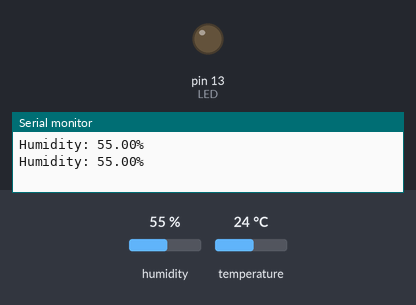
A sketch run on a simulated Arduino Uno, built with avr-gcc and run on an emulated ATmega328P. On the bench: output pins drawn as LEDs (lit = HIGH), the last lines printed to the serial monitor. Inputs (shaded band) come from the test bench; at power-on: humidity 55 %, temperature 24 °C.

Above: at 2.8 s.
2.9 s: humidity set to 69 %
5.6 s: humidity set to 72 %
At 6.6 s:
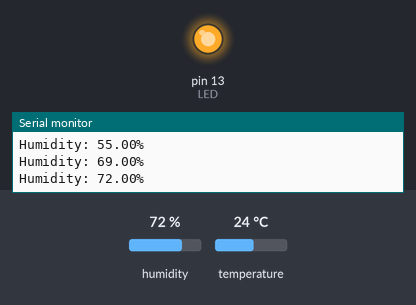
8.3 s: humidity set to 22 %
At 11.3 s:
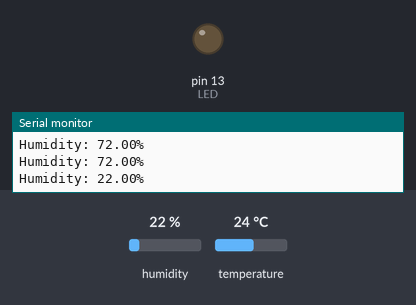
11.6 s: humidity set to 88 %
At 12.6 s:
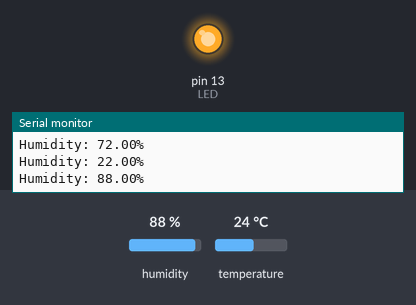
Timing chart, 0 to 14.6 s (numbered marks = the images above; inputs shaded):
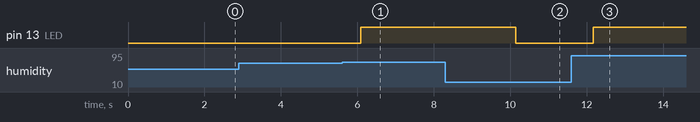

Measured:
- the behaviour switches between 70 and 71 % on humidity (found by bisection; images 0 and 1)
- after the input at 5.6 s, pin 13 (LED): LOW → HIGH after 0.50 s
- after the input at 8.3 s, pin 13 (LED): HIGH → LOW after 1.8 s
- after the input at 11.6 s, pin 13 (LED): LOW → HIGH after 0.57 s

The sketch:

humidity_sensor_led.ino
```cpp
#include <DHT.h>

#define DHTPIN 2
#define DHTTYPE DHT11
#define LED 13

DHT dht(DHTPIN, DHTTYPE);

void setup() {
  Serial.begin(9600);
  dht.begin();
  pinMode(LED, OUTPUT);
}

void loop() {
  float humidity = dht.readHumidity();

  if (isnan(humidity)) {
    Serial.println("Sensor Error");
    return;
  }

  Serial.print("Humidity: ");
  Serial.print(humidity);
  Serial.println("%");

  if (humidity > 70) {
    digitalWrite(LED, HIGH);
  } else {
    digitalWrite(LED, LOW);
  }

  delay(2000);
}
```
